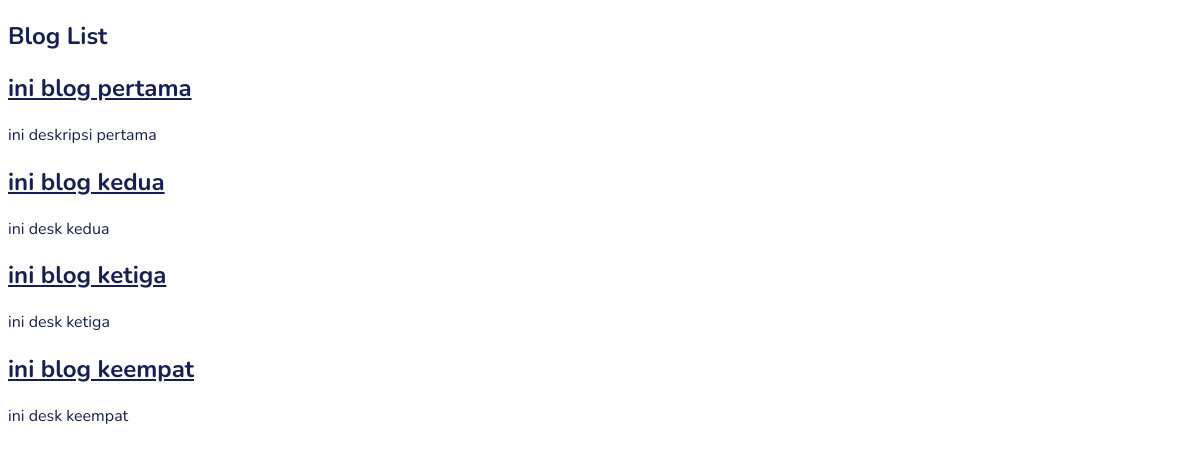
The app's page /blogs/, older data.
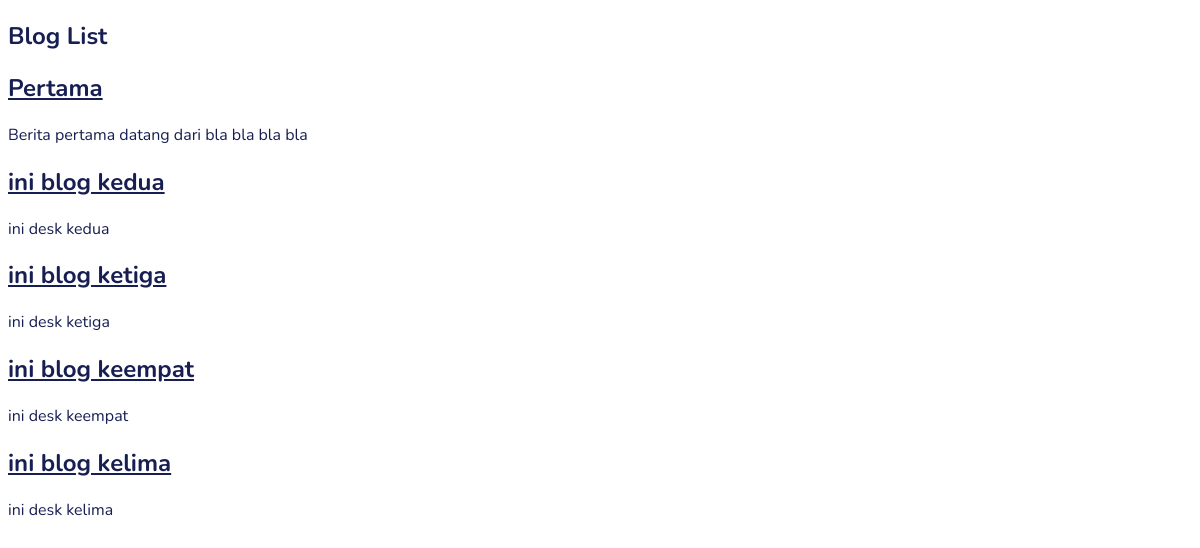
The same page, newer data.
### blogs/models.py (models this page shows, shortened)
class Blog(models.Model):
    title = models.CharField(max_length=100)
    desc = models.TextField()
    created_at = models.DateTimeField(auto_now_add=True)

### blogs/views.py (the view)
# urls.py: path('', views.index),
def index(request):
    blogs = Blog.objects.all()
    return render(request, 'blogs/index.html', {'blogs': blogs})

### blogs/templates/blogs/index.html (shortened to what this page needs)
{% extends 'base.html' %}
{% block content %}
    <h2>Blog List</h2>
    {% for blog in blogs %}
      <a href="/blogs/{{blog.id}}">
        <h2>{{blog.title}}</h2>
      </a>
      <p>{{blog.desc}}</p>
    {% endfor %}
{% endblock %}

Row changes from the older to the newer data that the page shows:
changed Blog: title "ini blog pertama" → "Pertama"; desc "ini deskripsi pertama" → "Berita pertama datang dari bla bla bla bla"
added Blog: title "ini blog kelima", desc "ini desk kelima"
